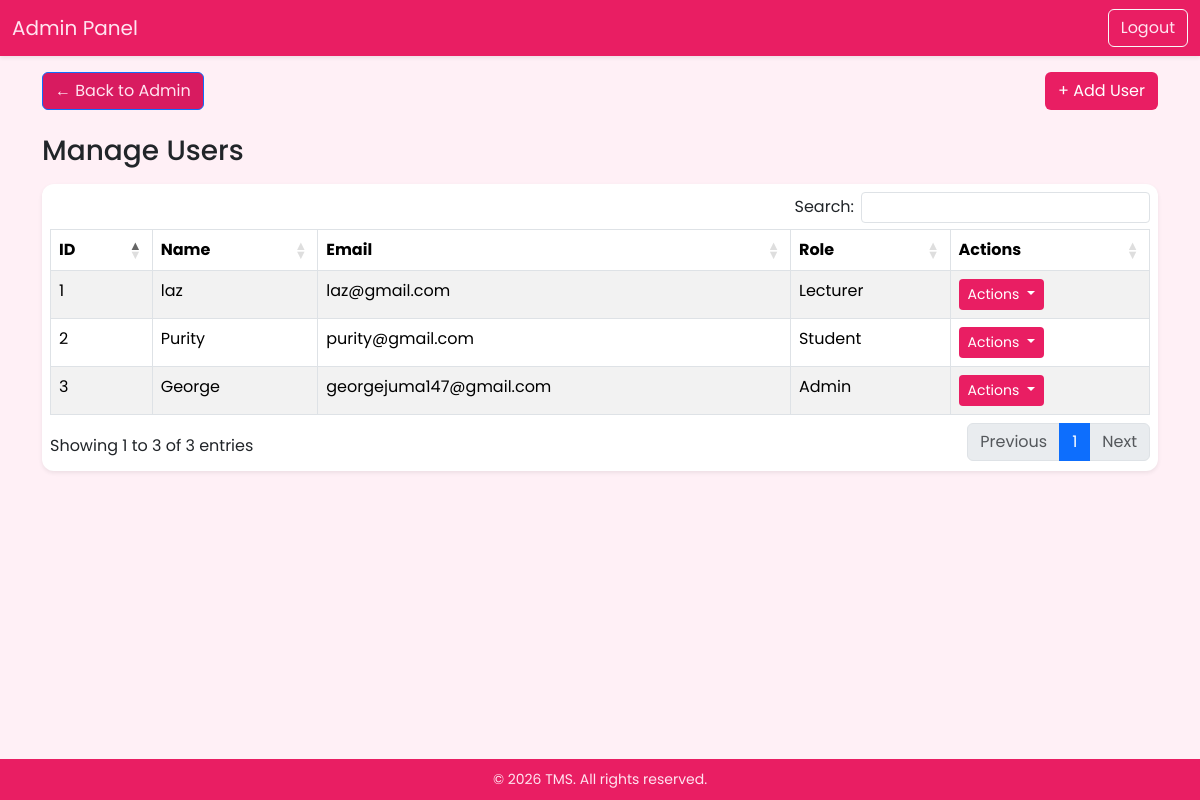
Page /manage_venues.php (signed in) on the committed database.
### tables this page shows
CREATE TABLE `users` (
  `id` int(11) NOT NULL,
  `name` varchar(255) NOT NULL,
  `email` varchar(255) NOT NULL,
  `password` varchar(255) NOT NULL,
  `role` enum('admin','lecturer','student') NOT NULL,
  `program` varchar(50) DEFAULT NULL,
  `year` varchar(10) DEFAULT NULL,
  `semester` varchar(10) DEFAULT NULL,
  `created_at` timestamp NOT NULL DEFAULT current_timestamp()
);

### manage_venues.php (the view, shortened to what this page needs)
<?php
require '../db.php';
$users = $pdo->query("SELECT * FROM users ORDER BY id DESC")->fetchAll();
?>
<!DOCTYPE html>
<html lang="en">
<head>
<link href="https://cdn.jsdelivr.net/npm/bootstrap@5.3.2/dist/css/bootstrap.min.css" rel="stylesheet">
<link rel="stylesheet" href="https://cdn.datatables.net/1.13.6/css/dataTables.bootstrap5.min.css">
    <link href="../assets/css/font.css" rel="stylesheet">
</head>
<body>
<nav class="navbar navbar-expand-lg navbar-pink shadow-sm mb-3">
<div class="container-fluid">
    <a class="navbar-brand" href="dashboard.php">Admin Panel</a>
    <div class="d-flex ms-auto align-items-center">
        <a href="../logout.php" class="btn btn-outline-light">Logout</a>
    </div>
</div>
</nav>
<main class="container flex-grow-1 mb-5">
    <div class="d-flex justify-content-between align-items-center mb-3 flex-wrap">
        <a href="../admin/dashboard.php" class="btn btn-outline-primary mb-2" style="background-color: #d81b60; color:#ffe4f0">
            ← Back to Admin
        </a>
        <a href="add_user.php" class="btn btn-pink mb-2">+ Add User</a>
    </div>
    <h3 class="text-pink mb-3">Manage Users</h3>
    <div class="card shadow-sm">
        <div class="card-body p-2">
            <table id="usersTable" class="table table-striped table-bordered w-100 mb-0">
                <thead style="background:#f8bbd0; color:#e91e63;">
                    <tr>
                        <th>ID</th>
                        <th>Name</th>
                        <th class="email-col">Email</th>
                        <th>Role</th>
                        <th>Actions</th>
                    </tr>
                </thead>
                <tbody>
                <?php
                    $counter = 1;
                    foreach($users as $u): ?>
                    <tr>
                       <td><?= $counter++ ?></td>
                        <td><?= htmlspecialchars($u['name']) ?></td>
                        <td class="email-col"><?= htmlspecialchars($u['email']) ?></td>
                        <td><?= ucfirst($u['role']) ?></td>
                       <td>
    <div class="dropdown">
        <button class="btn btn-sm btn-pink dropdown-toggle" type="button" data-bs-toggle="dropdown">
            Actions
        </button>
    </div>
</td>
                    </tr>
                <?php endforeach; ?>
                </tbody>
            </table>
        </div>
    </div>
</main>
<footer>© <?= date('Y') ?> TMS. All rights reserved.</footer>
</body>
</html>

### manage_venues.php (style rules this page uses)
body { background:#fff0f6; min-height:100vh; display:flex; flex-direction:column; }
main { flex:1; }
.navbar-pink { background:#e91e63 !important; }
.navbar-pink .navbar-brand, .navbar-pink .btn, .navbar-pink span { color:#ffe4f0 !important; }
.btn-pink { background:#e91e63; color:#fff; }
.card { border-radius:12px; border:none; box-shadow:0 4px 8px rgba(0,0,0,0.1); }
footer { background:#e91e63; color:#ffe4f0; font-size:14px; text-align:center; position:fixed; bottom:0; width:100%; padding:10px; }
.table .dropdown { display:inline-block !important; width:auto !important; }

### rows in the picture
users: name "laz", email "laz@gmail.com", role "Lecturer"
users: name "Purity", email "purity@gmail.com", role "Student"
users: name "George", email "georgejuma147@gmail.com", role "Admin"
